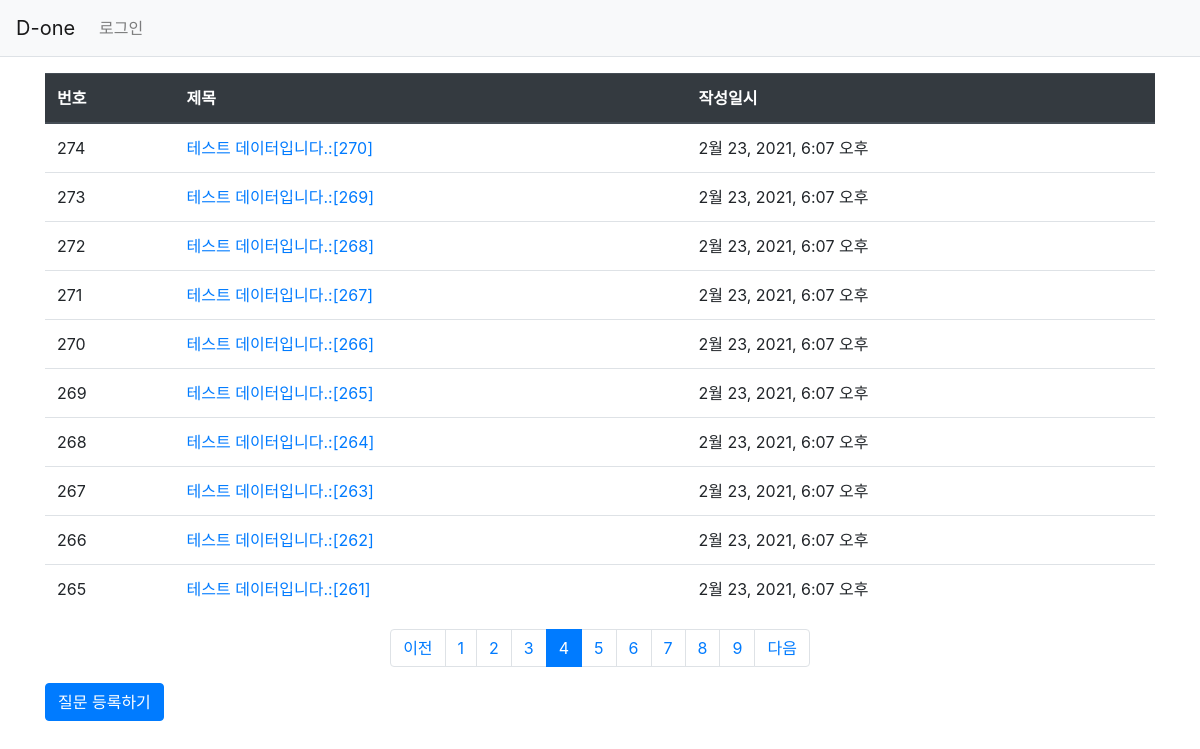
Page /pybo/?page=4 on the committed database.
### pybo/models.py (models this page shows, shortened)
class Question(models.Model):
    author = models.ForeignKey(User, on_delete=models.CASCADE)
    subject = models.CharField(max_length=200)
    content = models.TextField()
    create_date = models.DateTimeField()

### pybo/views.py (the view)
# urls.py: path('', views.index, name='index'),
def index(request):
    page = request.GET.get('page', '1') #페이지
    question_list = Question.objects.order_by('-create_date')
    paginator = Paginator(question_list, 10) #페이지 당 10개씩 보여주기
    page_obj = paginator.get_page(page)
    context = {'question_list': page_obj}
    return render(request, 'pybo/question_list.html', context)

### pybo/templatetags/pybo_filter.py (called while the page is built)
@register.filter
def sub(value, arg):
    return value - arg

### templates/pybo/question_list.html (shortened to what this page needs)
{% extends 'base.html' %}
{% load pybo_filter %}
{% block content %}
<div class='container my-3'>
    <table class='table'>
        <thead>
        <tr class='thead-dark'>
            <th>번호</th>
            <th>제목</th>
            <th>작성일시</th>
        </tr>
        </thead>
        <tbody>
        {% if question_list %}
        {% for question in question_list %}
        <tr>
            <td>{{ question_list.paginator.count|sub:question_list.start_index|sub:forloop.counter0|add:1 }}</td>
            <td>
                <a href ="{% url 'pybo:detail' question.id %}">
                    {{ question.subject}}
                </a>
            </td>
            <td>{{ question.create_date }}</td>
        </tr>
        {% endfor %}
        {% else %}
        <tr>
            <td colspan="3">질문이 없습니다.</td>
        </tr>
        {% endif %}
        </tbody>
    </table>
    <ul class="pagination justify-content-center">
        {% if question_list.has_previous %}
        <li class="page-item">
            <a class="page-link" href="?page={{ question_list.previous_page_number }}">이전</a>
        </li>
        {% else %}
        <li class ="page-item disabled">
            <a class="page-link" tabindex="-1" aria-disabled="true" href="#">이전</a>
        </li>
        {% endif %}
        {% for page_number in question_list.paginator.page_range %}
        {% if page_number >= question_list.number|add:-5 and page_number <= question_list.number|add:5 %}
            {% if page_number == question_list.number %}
            <li class="page-item active" aria-current="page">
                <a class="page-link" href="?page={{ page_number }}">{{ page_number }}</a>
            </li>
            {% else %}
            <li class="page-item">
                <a class="page-link" href="?page={{ page_number }}">{{ page_number }}</a>
            </li>
            {% endif %}
        {% endif %}
        {% endfor %}
        {% if question_list.has_next %}
        <li class="page-item">
            <a class="page-link" href="?page={{ question_list.next_page_number }}">다음</a>
        </li>
        {% else %}
        <li class="page-item disabled">
            <a class="page-link" tabindex="-1" aria-disabled="true" href="#">다음</a>
        </li>
        {% endif %}
    </ul>
    <a href="{% url 'pybo:question_create' %}" class="btn btn-primary">질문 등록하기</a>
</div>
{% endblock %}

### rows in the picture
Question: paginator.count|sub "274", subject "테스트 데이터입니다.:[270]", create_date "2월 23, 2021, 6:07 오후"
Question: paginator.count|sub "273", subject "테스트 데이터입니다.:[269]", create_date "2월 23, 2021, 6:07 오후"
Question: paginator.count|sub "272", subject "테스트 데이터입니다.:[268]", create_date "2월 23, 2021, 6:07 오후"
Question: paginator.count|sub "271", subject "테스트 데이터입니다.:[267]", create_date "2월 23, 2021, 6:07 오후"
Question: paginator.count|sub "270", subject "테스트 데이터입니다.:[266]", create_date "2월 23, 2021, 6:07 오후"
Question: paginator.count|sub "269", subject "테스트 데이터입니다.:[265]", create_date "2월 23, 2021, 6:07 오후"
Question: paginator.count|sub "268", subject "테스트 데이터입니다.:[264]", create_date "2월 23, 2021, 6:07 오후"
Question: paginator.count|sub "267", subject "테스트 데이터입니다.:[263]", create_date "2월 23, 2021, 6:07 오후"
Question: paginator.count|sub "266", subject "테스트 데이터입니다.:[262]", create_date "2월 23, 2021, 6:07 오후"
Question: paginator.count|sub "265", subject "테스트 데이터입니다.:[261]", create_date "2월 23, 2021, 6:07 오후"

### other values in the picture
{{ page_number }} "1" "2" "3" "5" "6" "7" "8" "9"
{{ page_number }} "4"
